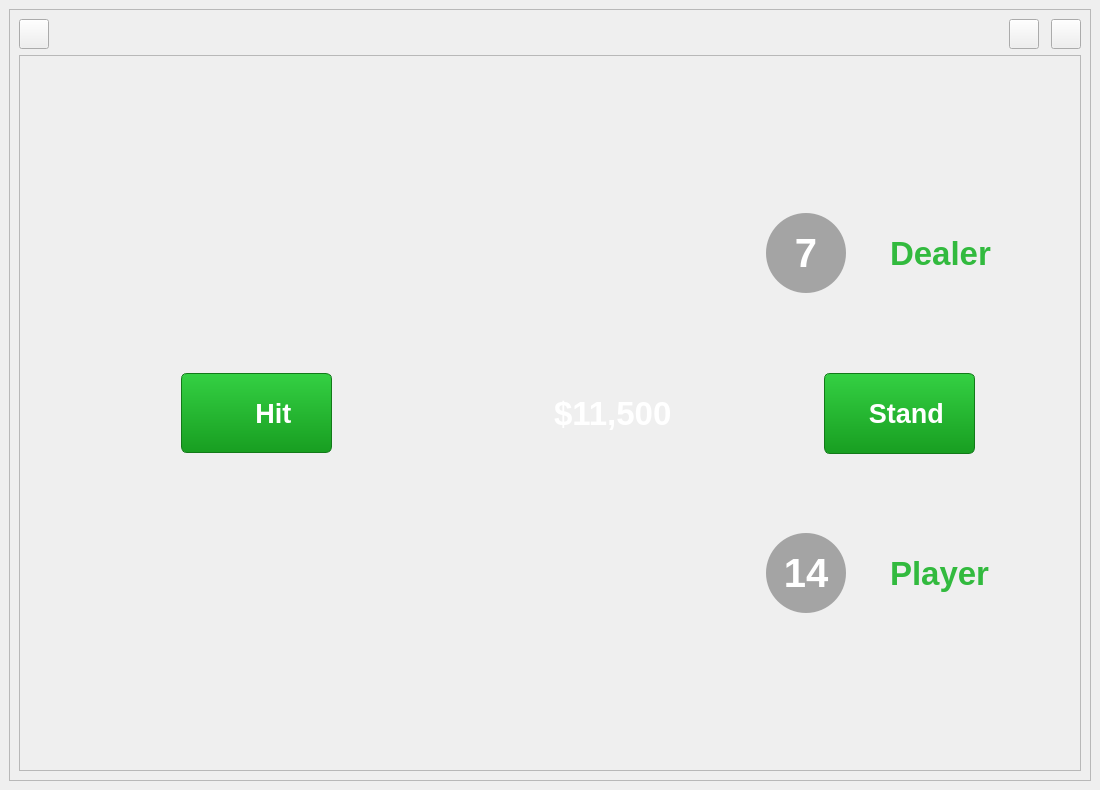
<?xml version="1.0" encoding="UTF-8"?>
<ui version="4.0">
 <class>MainWindow</class>
 <widget class="QMainWindow" name="MainWindow">
  <property name="geometry">
   <rect>
    <x>0</x>
    <y>0</y>
    <width>1100</width>
    <height>790</height>
   </rect>
  </property>
  <property name="maximumSize">
   <size>
    <width>2754</width>
    <height>16777215</height>
   </size>
  </property>
  <property name="windowTitle">
   <string>MainWindow</string>
  </property>
  <property name="styleSheet">
   <string notr="true"/>
  </property>
  <widget class="QWidget" name="centralwidget">
   <property name="minimumSize">
    <size>
     <width>820</width>
     <height>770</height>
    </size>
   </property>
   <layout class="QGridLayout" name="gridLayout">
    <property name="leftMargin">
     <number>9</number>
    </property>
    <property name="topMargin">
     <number>9</number>
    </property>
    <property name="rightMargin">
     <number>9</number>
    </property>
    <property name="bottomMargin">
     <number>9</number>
    </property>
    <property name="spacing">
     <number>0</number>
    </property>
    <item row="0" column="0">
     <widget class="DraggableFrame" name="MainFrame">
      <property name="cursor">
       <cursorShape>ArrowCursor</cursorShape>
      </property>
      <property name="styleSheet">
       <string notr="true">#MainFrame
{
	border-image: url(:/images/res/images/green_table.png) 0 0 0 0 stretch stretch;
}
</string>
      </property>
      <property name="frameShape">
       <enum>QFrame::StyledPanel</enum>
      </property>
      <property name="frameShadow">
       <enum>QFrame::Raised</enum>
      </property>
      <layout class="QGridLayout" name="gridLayout_4">
       <item row="0" column="0">
        <layout class="QHBoxLayout" name="horizontalLayout">
         <property name="spacing">
          <number>12</number>
         </property>
         <item>
          <widget class="QPushButton" name="settingsButton">
           <property name="minimumSize">
            <size>
             <width>30</width>
             <height>30</height>
            </size>
           </property>
           <property name="maximumSize">
            <size>
             <width>30</width>
             <height>30</height>
            </size>
           </property>
           <property name="cursor">
            <cursorShape>PointingHandCursor</cursorShape>
           </property>
           <property name="styleSheet">
            <string notr="true">QPushButton 
{
	border-image: url(:/images/res/images/buttons/settings.png);
}
QPushButton:hover
{
	border-image: url(:/images/res/images/buttons/settings_hover.png);
}
</string>
           </property>
           <property name="text">
            <string/>
           </property>
          </widget>
         </item>
         <item>
          <spacer name="horizontalSpacer">
           <property name="orientation">
            <enum>Qt::Horizontal</enum>
           </property>
           <property name="sizeHint" stdset="0">
            <size>
             <width>40</width>
             <height>20</height>
            </size>
           </property>
          </spacer>
         </item>
         <item>
          <widget class="QPushButton" name="collapseButton">
           <property name="minimumSize">
            <size>
             <width>30</width>
             <height>30</height>
            </size>
           </property>
           <property name="maximumSize">
            <size>
             <width>30</width>
             <height>30</height>
            </size>
           </property>
           <property name="cursor">
            <cursorShape>PointingHandCursor</cursorShape>
           </property>
           <property name="styleSheet">
            <string notr="true">QPushButton 
{
	border-image: url(:/images/res/images/buttons/minimize.png);
}
QPushButton:hover
{
	border-image: url(:/images/res/images/buttons/minimize_hover.png);
}
</string>
           </property>
           <property name="text">
            <string/>
           </property>
          </widget>
         </item>
         <item>
          <widget class="QPushButton" name="closeButton">
           <property name="minimumSize">
            <size>
             <width>30</width>
             <height>30</height>
            </size>
           </property>
           <property name="maximumSize">
            <size>
             <width>30</width>
             <height>30</height>
            </size>
           </property>
           <property name="cursor">
            <cursorShape>PointingHandCursor</cursorShape>
           </property>
           <property name="styleSheet">
            <string notr="true">QPushButton 
{
	border-image: url(:/images/res/images/buttons/close.png);
}

QPushButton:hover
{
	border-image: url(:/images/res/images/buttons/close_hover.png);
}
</string>
           </property>
           <property name="text">
            <string/>
           </property>
          </widget>
         </item>
        </layout>
       </item>
       <item row="1" column="0">
        <widget class="QFrame" name="frame_2">
         <property name="frameShape">
          <enum>QFrame::StyledPanel</enum>
         </property>
         <property name="frameShadow">
          <enum>QFrame::Raised</enum>
         </property>
         <layout class="QGridLayout" name="gridLayout_6">
          <item row="0" column="0">
           <layout class="QGridLayout" name="gridLayout_3">
            <item row="0" column="1">
             <spacer name="verticalSpacer_3">
              <property name="orientation">
               <enum>Qt::Vertical</enum>
              </property>
              <property name="sizeHint" stdset="0">
               <size>
                <width>20</width>
                <height>40</height>
               </size>
              </property>
             </spacer>
            </item>
            <item row="1" column="0">
             <spacer name="horizontalSpacer_12">
              <property name="orientation">
               <enum>Qt::Horizontal</enum>
              </property>
              <property name="sizeHint" stdset="0">
               <size>
                <width>40</width>
                <height>20</height>
               </size>
              </property>
             </spacer>
            </item>
            <item row="1" column="1">
             <widget class="QToolButton" name="hitButton">
              <property name="minimumSize">
               <size>
                <width>151</width>
                <height>80</height>
               </size>
              </property>
              <property name="maximumSize">
               <size>
                <width>151</width>
                <height>80</height>
               </size>
              </property>
              <property name="font">
               <font>
                <pointsize>20</pointsize>
                <bold>true</bold>
               </font>
              </property>
              <property name="cursor">
               <cursorShape>PointingHandCursor</cursorShape>
              </property>
              <property name="styleSheet">
               <string notr="true">QToolButton {
    background: qlineargradient(x1:0, y1:0, x2:0, y2:1, stop:0 #34d043, stop:1 #189e21);
    
    border: 1px solid #127a19; 
    border-radius: 6px;         
    color: white; 
    padding: 4px;

    padding-left: 30px; 
    text-align: left; 
}

QToolButton:hover {
    background: qlineargradient(x1:0, y1:0, x2:0, y2:1, stop:0 #2eb83c, stop:1 #158a1c);
}

QToolButton:pressed {
    background: qlineargradient(x1:0, y1:0, x2:0, y2:1, stop:0 #189e21, stop:1 #13791a);
}</string>
              </property>
              <property name="text">
               <string> Hit</string>
              </property>
              <property name="icon">
               <iconset resource="../../../../res.qrc">
                <normaloff>:/images/res/images/icons/hit.png</normaloff>:/images/res/images/icons/hit.png</iconset>
              </property>
              <property name="iconSize">
               <size>
                <width>36</width>
                <height>36</height>
               </size>
              </property>
              <property name="toolButtonStyle">
               <enum>Qt::ToolButtonTextBesideIcon</enum>
              </property>
             </widget>
            </item>
            <item row="1" column="2">
             <spacer name="horizontalSpacer_13">
              <property name="orientation">
               <enum>Qt::Horizontal</enum>
              </property>
              <property name="sizeType">
               <enum>QSizePolicy::Fixed</enum>
              </property>
              <property name="sizeHint" stdset="0">
               <size>
                <width>40</width>
                <height>20</height>
               </size>
              </property>
             </spacer>
            </item>
            <item row="2" column="1">
             <spacer name="verticalSpacer_4">
              <property name="orientation">
               <enum>Qt::Vertical</enum>
              </property>
              <property name="sizeHint" stdset="0">
               <size>
                <width>20</width>
                <height>40</height>
               </size>
              </property>
             </spacer>
            </item>
           </layout>
          </item>
          <item row="0" column="1">
           <layout class="QVBoxLayout" name="verticalLayout_3">
            <item>
             <layout class="QHBoxLayout" name="horizontalLayout_6">
              <item>
               <spacer name="horizontalSpacer_4">
                <property name="orientation">
                 <enum>Qt::Horizontal</enum>
                </property>
                <property name="sizeHint" stdset="0">
                 <size>
                  <width>15</width>
                  <height>17</height>
                 </size>
                </property>
               </spacer>
              </item>
              <item>
               <widget class="QLabel" name="label_3">
                <property name="minimumSize">
                 <size>
                  <width>181</width>
                  <height>263</height>
                 </size>
                </property>
                <property name="maximumSize">
                 <size>
                  <width>181</width>
                  <height>263</height>
                 </size>
                </property>
                <property name="styleSheet">
                 <string notr="true">border-image: url(:/images/C:/Users/Jeweler228/Desktop/PNG-cards-1.3/queen_of_clubs.png);</string>
                </property>
                <property name="text">
                 <string/>
                </property>
               </widget>
              </item>
              <item>
               <spacer name="horizontalSpacer_5">
                <property name="orientation">
                 <enum>Qt::Horizontal</enum>
                </property>
                <property name="sizeHint" stdset="0">
                 <size>
                  <width>15</width>
                  <height>17</height>
                 </size>
                </property>
               </spacer>
              </item>
             </layout>
            </item>
            <item>
             <layout class="QHBoxLayout" name="horizontalLayout_4">
              <item>
               <spacer name="horizontalSpacer_6">
                <property name="orientation">
                 <enum>Qt::Horizontal</enum>
                </property>
                <property name="sizeHint" stdset="0">
                 <size>
                  <width>40</width>
                  <height>20</height>
                 </size>
                </property>
               </spacer>
              </item>
              <item>
               <widget class="QLabel" name="topChipLabel">
                <property name="minimumSize">
                 <size>
                  <width>120</width>
                  <height>120</height>
                 </size>
                </property>
                <property name="maximumSize">
                 <size>
                  <width>120</width>
                  <height>120</height>
                 </size>
                </property>
                <property name="cursor">
                 <cursorShape>PointingHandCursor</cursorShape>
                </property>
                <property name="styleSheet">
                 <string notr="true">border-image: url(:/images/res/images/chips/chips_100_stack.png);</string>
                </property>
                <property name="text">
                 <string/>
                </property>
               </widget>
              </item>
              <item>
               <widget class="QLabel" name="betAmountLabel">
                <property name="font">
                 <font>
                  <pointsize>25</pointsize>
                  <bold>true</bold>
                 </font>
                </property>
                <property name="styleSheet">
                 <string notr="true">color: rgb(255, 255, 255);</string>
                </property>
                <property name="text">
                 <string>$11,500</string>
                </property>
               </widget>
              </item>
              <item>
               <spacer name="horizontalSpacer_8">
                <property name="orientation">
                 <enum>Qt::Horizontal</enum>
                </property>
                <property name="sizeHint" stdset="0">
                 <size>
                  <width>40</width>
                  <height>20</height>
                 </size>
                </property>
               </spacer>
              </item>
             </layout>
            </item>
            <item>
             <layout class="QHBoxLayout" name="horizontalLayout_5">
              <item>
               <spacer name="horizontalSpacer_2">
                <property name="orientation">
                 <enum>Qt::Horizontal</enum>
                </property>
                <property name="sizeHint" stdset="0">
                 <size>
                  <width>18</width>
                  <height>20</height>
                 </size>
                </property>
               </spacer>
              </item>
              <item>
               <widget class="QLabel" name="label_2">
                <property name="minimumSize">
                 <size>
                  <width>181</width>
                  <height>263</height>
                 </size>
                </property>
                <property name="maximumSize">
                 <size>
                  <width>181</width>
                  <height>263</height>
                 </size>
                </property>
                <property name="styleSheet">
                 <string notr="true">border-image: url(:/images/C:/Users/Jeweler228/Desktop/PNG-cards-1.3/queen_of_clubs.png);</string>
                </property>
                <property name="text">
                 <string/>
                </property>
               </widget>
              </item>
              <item>
               <spacer name="horizontalSpacer_3">
                <property name="orientation">
                 <enum>Qt::Horizontal</enum>
                </property>
                <property name="sizeHint" stdset="0">
                 <size>
                  <width>18</width>
                  <height>20</height>
                 </size>
                </property>
               </spacer>
              </item>
             </layout>
            </item>
           </layout>
          </item>
          <item row="0" column="2">
           <layout class="QGridLayout" name="gridLayout_5">
            <item row="0" column="0">
             <layout class="QVBoxLayout" name="verticalLayout">
              <item>
               <spacer name="verticalSpacer_6">
                <property name="orientation">
                 <enum>Qt::Vertical</enum>
                </property>
                <property name="sizeHint" stdset="0">
                 <size>
                  <width>20</width>
                  <height>74</height>
                 </size>
                </property>
               </spacer>
              </item>
              <item>
               <layout class="QHBoxLayout" name="horizontalLayout_3">
                <item>
                 <widget class="QLabel" name="playerScoreLabel_2">
                  <property name="minimumSize">
                   <size>
                    <width>80</width>
                    <height>80</height>
                   </size>
                  </property>
                  <property name="maximumSize">
                   <size>
                    <width>80</width>
                    <height>80</height>
                   </size>
                  </property>
                  <property name="font">
                   <font>
                    <pointsize>30</pointsize>
                    <bold>true</bold>
                   </font>
                  </property>
                  <property name="styleSheet">
                   <string notr="true">QLabel {
    background-color: rgba(0, 0, 0, 80); 
    
    color: white;
    font-weight: bold;
    border-radius: 40px; 
}</string>
                  </property>
                  <property name="text">
                   <string>7</string>
                  </property>
                  <property name="alignment">
                   <set>Qt::AlignCenter</set>
                  </property>
                 </widget>
                </item>
                <item>
                 <widget class="QLabel" name="label_Dealer">
                  <property name="minimumSize">
                   <size>
                    <width>141</width>
                    <height>44</height>
                   </size>
                  </property>
                  <property name="maximumSize">
                   <size>
                    <width>141</width>
                    <height>44</height>
                   </size>
                  </property>
                  <property name="font">
                   <font>
                    <pointsize>25</pointsize>
                    <bold>true</bold>
                   </font>
                  </property>
                  <property name="styleSheet">
                   <string notr="true">QLabel {
	color: rgb(50, 186, 62);
}</string>
                  </property>
                  <property name="text">
                   <string>Dealer</string>
                  </property>
                 </widget>
                </item>
               </layout>
              </item>
             </layout>
            </item>
            <item row="1" column="0">
             <layout class="QGridLayout" name="gridLayout_2">
              <item row="0" column="1">
               <spacer name="verticalSpacer_2">
                <property name="orientation">
                 <enum>Qt::Vertical</enum>
                </property>
                <property name="sizeHint" stdset="0">
                 <size>
                  <width>148</width>
                  <height>36</height>
                 </size>
                </property>
               </spacer>
              </item>
              <item row="1" column="0">
               <spacer name="horizontalSpacer_14">
                <property name="orientation">
                 <enum>Qt::Horizontal</enum>
                </property>
                <property name="sizeHint" stdset="0">
                 <size>
                  <width>18</width>
                  <height>20</height>
                 </size>
                </property>
               </spacer>
              </item>
              <item row="1" column="1">
               <widget class="QToolButton" name="standButton">
                <property name="minimumSize">
                 <size>
                  <width>151</width>
                  <height>81</height>
                 </size>
                </property>
                <property name="maximumSize">
                 <size>
                  <width>151</width>
                  <height>81</height>
                 </size>
                </property>
                <property name="font">
                 <font>
                  <pointsize>20</pointsize>
                  <bold>true</bold>
                 </font>
                </property>
                <property name="cursor">
                 <cursorShape>PointingHandCursor</cursorShape>
                </property>
                <property name="styleSheet">
                 <string notr="true">QToolButton {
    background: qlineargradient(x1:0, y1:0, x2:0, y2:1, stop:0 #34d043, stop:1 #189e21);
    
    border: 1px solid #127a19; 
    border-radius: 6px;         
    color: white; 
    padding: 4px;

    padding-left: 10px; 
    text-align: left; 
}

QToolButton:hover {
    background: qlineargradient(x1:0, y1:0, x2:0, y2:1, stop:0 #2eb83c, stop:1 #158a1c);
}

QToolButton:pressed {
    background: qlineargradient(x1:0, y1:0, x2:0, y2:1, stop:0 #189e21, stop:1 #13791a);
}</string>
                </property>
                <property name="text">
                 <string> Stand</string>
                </property>
                <property name="icon">
                 <iconset resource="../../../../res.qrc">
                  <normaloff>:/images/res/images/icons/stand.png</normaloff>:/images/res/images/icons/stand.png</iconset>
                </property>
                <property name="iconSize">
                 <size>
                  <width>36</width>
                  <height>36</height>
                 </size>
                </property>
                <property name="toolButtonStyle">
                 <enum>Qt::ToolButtonTextBesideIcon</enum>
                </property>
               </widget>
              </item>
              <item row="1" column="2">
               <spacer name="horizontalSpacer_7">
                <property name="orientation">
                 <enum>Qt::Horizontal</enum>
                </property>
                <property name="sizeHint" stdset="0">
                 <size>
                  <width>18</width>
                  <height>20</height>
                 </size>
                </property>
               </spacer>
              </item>
              <item row="2" column="1">
               <spacer name="verticalSpacer">
                <property name="orientation">
                 <enum>Qt::Vertical</enum>
                </property>
                <property name="sizeHint" stdset="0">
                 <size>
                  <width>20</width>
                  <height>40</height>
                 </size>
                </property>
               </spacer>
              </item>
             </layout>
            </item>
            <item row="2" column="0">
             <layout class="QVBoxLayout" name="verticalLayout_2">
              <item>
               <layout class="QHBoxLayout" name="horizontalLayout_2">
                <item>
                 <widget class="QLabel" name="playerScoreLabel">
                  <property name="minimumSize">
                   <size>
                    <width>80</width>
                    <height>80</height>
                   </size>
                  </property>
                  <property name="maximumSize">
                   <size>
                    <width>80</width>
                    <height>80</height>
                   </size>
                  </property>
                  <property name="font">
                   <font>
                    <pointsize>30</pointsize>
                    <bold>true</bold>
                   </font>
                  </property>
                  <property name="styleSheet">
                   <string notr="true">QLabel {
    background-color: rgba(0, 0, 0, 80); 
    
    color: white;
    font-weight: bold;
    border-radius: 40px; 
}</string>
                  </property>
                  <property name="text">
                   <string>14</string>
                  </property>
                  <property name="alignment">
                   <set>Qt::AlignCenter</set>
                  </property>
                 </widget>
                </item>
                <item>
                 <widget class="QLabel" name="label_Player">
                  <property name="minimumSize">
                   <size>
                    <width>141</width>
                    <height>44</height>
                   </size>
                  </property>
                  <property name="maximumSize">
                   <size>
                    <width>141</width>
                    <height>44</height>
                   </size>
                  </property>
                  <property name="font">
                   <font>
                    <pointsize>25</pointsize>
                    <bold>true</bold>
                   </font>
                  </property>
                  <property name="styleSheet">
                   <string notr="true">QLabel {
	color: rgb(50, 186, 62);
}</string>
                  </property>
                  <property name="text">
                   <string>Player</string>
                  </property>
                 </widget>
                </item>
               </layout>
              </item>
              <item>
               <spacer name="verticalSpacer_5">
                <property name="orientation">
                 <enum>Qt::Vertical</enum>
                </property>
                <property name="sizeHint" stdset="0">
                 <size>
                  <width>20</width>
                  <height>74</height>
                 </size>
                </property>
               </spacer>
              </item>
             </layout>
            </item>
           </layout>
          </item>
         </layout>
        </widget>
       </item>
      </layout>
     </widget>
    </item>
   </layout>
  </widget>
 </widget>
 <customwidgets>
  <customwidget>
   <class>DraggableFrame</class>
   <extends>QFrame</extends>
   <header>E:\qt_projects\BJGUI\src\presentation\CustomWidgets\DraggableQFrame\draggableframe.h</header>
   <container>1</container>
  </customwidget>
 </customwidgets>
 <resources>
  <include location="../../../../res.qrc"/>
 </resources>
 <connections/>
</ui>
